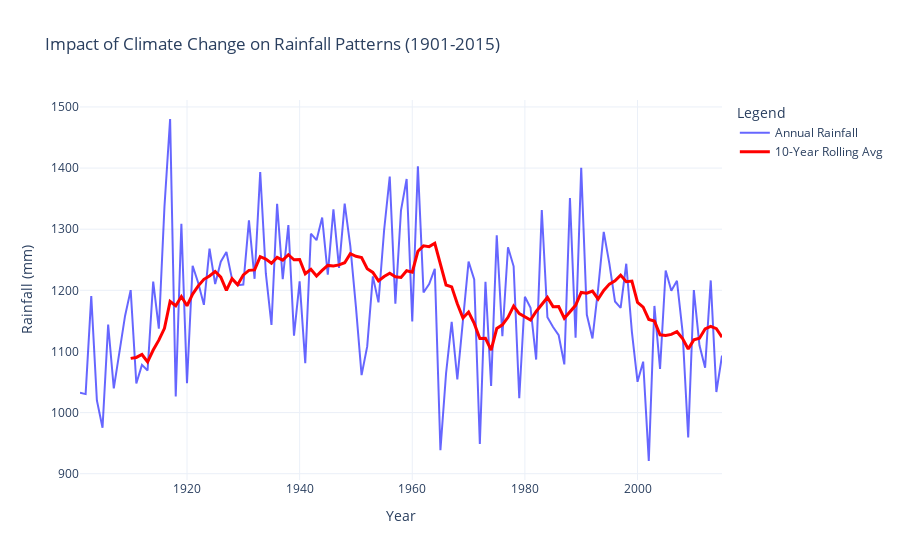

Notebook source saved alongside this figure:
### Code cell
# Assessing the Impact of Climate Change in the Rainfall Trends in India
'''Now, we will calculate a 10-year rolling average of annual rainfall to identify long-term trends and smooth out short-term variations. 
This will help assess the potential impact of climate change on rainfall patterns'''

# calculating rolling averages to assess climate change impact
rainfall_data['10-Year Rolling Avg'] = rainfall_data['ANNUAL'].rolling(window=10).mean()

fig_climate_change = go.Figure()

fig_climate_change.add_trace(go.Scatter(
    x=rainfall_data['YEAR'],
    y=rainfall_data['ANNUAL'],
    mode='lines',
    name='Annual Rainfall',
    line=dict(color='blue', width=2),
    opacity=0.6
))

fig_climate_change.add_trace(go.Scatter(
    x=rainfall_data['YEAR'],
    y=rainfall_data['10-Year Rolling Avg'],
    mode='lines',
    name='10-Year Rolling Avg',
    line=dict(color='red', width=3)
))

fig_climate_change.update_layout(
    title='Impact of Climate Change on Rainfall Patterns (1901-2015)',
    xaxis_title='Year',
    yaxis_title='Rainfall (mm)',
    template='plotly_white',
    legend=dict(title="Legend"),
    height=500
)

fig_climate_change.show()
print("This graph shows the annual rainfall trends in India(blue line) and a 10-year rolling average (red line)to identify long-term patterns,While annual rainfall exhibits significant variability the 10-year rolling average indicates a slight downward trend post-1960 which suggests a possible impact of  climate change on rainfall distribution. Periods of higher averages in the early 20th-century contrast with more consistent but lower averages in recent decades")
